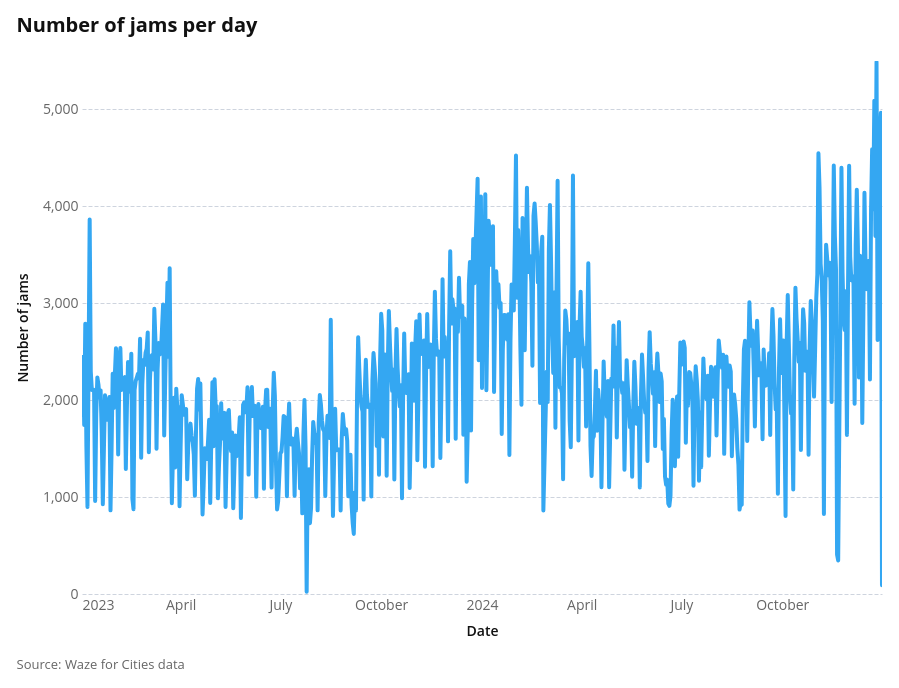
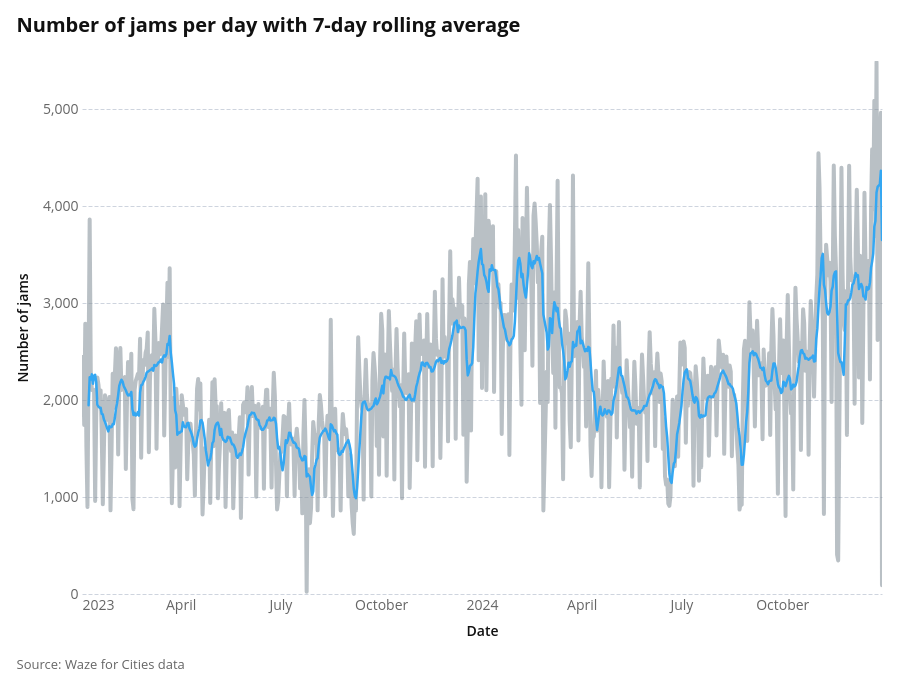
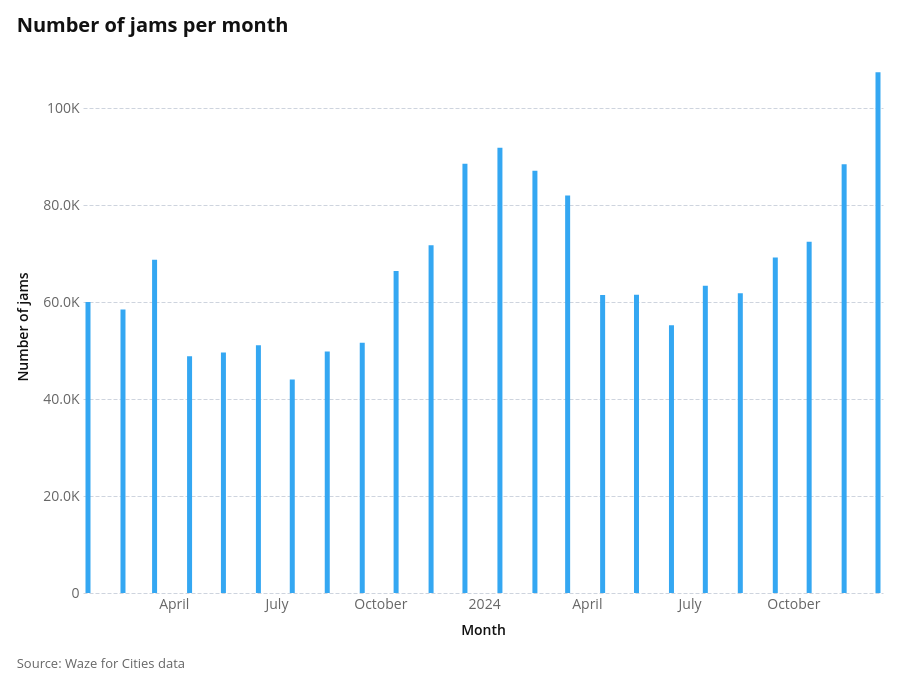
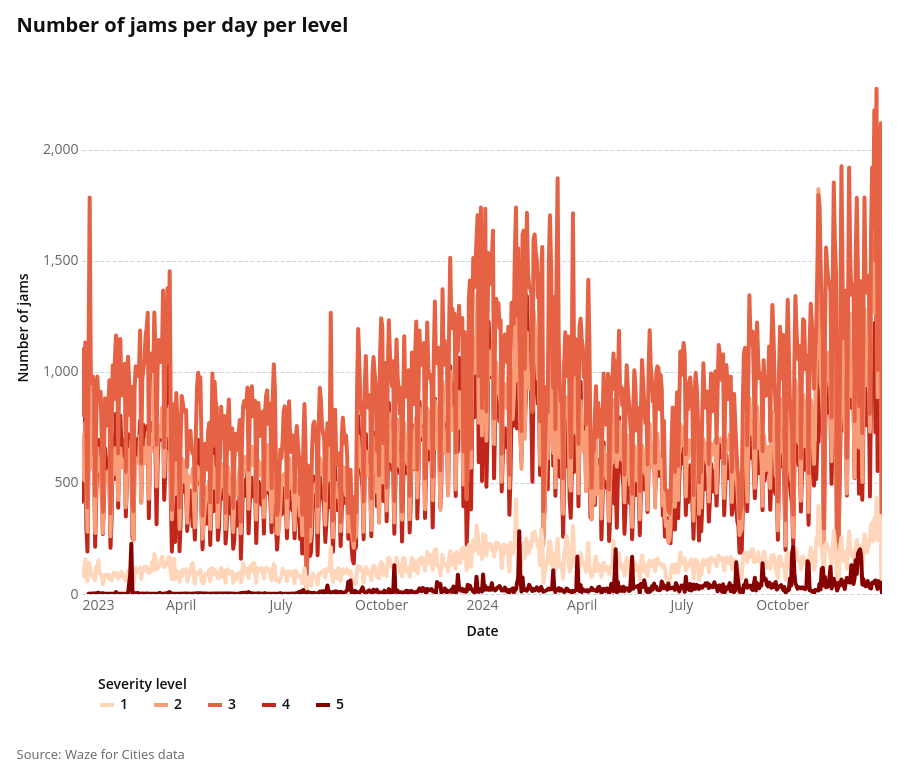

The notebook cell saved with these charts, in order:
### Code cell
reports.run_basic_report(df, "2023-01-01", "2024-12-31")

### Figure 1 — Vega-Lite specification as saved in the notebook (floating-point values rounded to 4 significant figures; data arrays with more than 128 entries replaced by an {"elided": "..."} marker saying what was removed)
{"config": {"background": "white", "padding": 16, "mark": {"tooltip": true}, "point": {"filled": true, "size": 60, "stroke": "white", "strokeWidth": 1}, "circle": {"filled": true, "stroke": "white", "strokeWidth": 1}, "square": {"filled": true, "stroke": "white", "strokeWidth": 1}, "line": {"strokeWidth": 4, "strokeCap": "round", "strokeJoin": "round"}, "bar": {"cornerRadiusEnd": 0}, "area": {"opacity": 0.7}, "arc": {"stroke": "white", "strokeWidth": 1}, "rect": {"stroke": "#8A969F", "strokeWidth": 0.5}, "geoshape": {"stroke": "#666666", "strokeWidth": 0.3, "strokeJoin": "round", "strokeCap": "round"}, "title": {"font": "Open Sans, sans-serif", "fontSize": 20, "fontWeight": 700, "lineHeight": 24, "color": "#111111", "anchor": "start", "offset": 24, "subtitleFont": "Open Sans, sans-serif", "subtitleFontSize": 16, "subtitleFontWeight": 400, "subtitleLineHeight": 19, "subtitleColor": "#666666", "subtitlePadding": 4}, "axis": {"domain": false, "grid": true, "gridColor": "#CED4DE", "gridDash": [4, 2], "gridWidth": 1, "labelFont": "Open Sans, sans-serif", "labelFontSize": 14, "labelFontWeight": 400, "labelColor": "#666666", "labelPadding": 4, "tickColor": "#CED4DE", "tickSize": 5, "tickCount": 5, "titleFont": "Open Sans, sans-serif", "titleFontSize": 14, "titleFontWeight": 600, "titleColor": "#111111", "titlePadding": 12}, "axisX": {"grid": false, "tickSize": 0, "labelAngle": 0}, "axisY": {"domain": false, "ticks": false, "gridColor": "#CED4DE", "gridDash": [4, 2], "gridWidth": 1}, "axisQuantitative": {"tickCount": 5}, "axisBand": {"labelPadding": 8, "tickSize": 0}, "axisTemporal": {"grid": false}, "legend": {"labelFont": "Open Sans, sans-serif", "labelFontSize": 14, "labelFontWeight": 600, "labelColor": "#111111", "titleFont": "Open Sans, sans-serif", "titleFontSize": 14, "titleFontWeight": 600, "titleColor": "#111111", "titlePadding": 4, "symbolSize": 196, "symbolStrokeWidth": 0, "padding": 16, "offset": 24, "columnPadding": 24, "orient": "bottom", "labelLimit": 200, "titleLimit": 200}, "view": {"stroke": null, "continuousWidth": 800, "continuousHeight": 533}, "range": {"category": ["#34A7F2", "#FF9800", "#664AB6", "#4EC2C0", "#F3578E", "#081079", "#0C7C68", "#AA0000", "#DDDA21"], "diverging": ["#920000", "#BD6126", "#E3A763", "#EFEFEF", "#80BDE7", "#3587C3", "#025288"], "heatmap": ["#E3F6FD", "#75CCEC", "#089BD4", "#0169A1", "#023B6F"], "ordinal": ["#E3F6FD", "#75CCEC", "#089BD4", "#0169A1", "#023B6F"], "ramp": ["#E3F6FD", "#75CCEC", "#089BD4", "#0169A1", "#023B6F"]}, "scale": {"bandPaddingInner": 0.2, "bandPaddingOuter": 0.1, "pointPadding": 0.5}, "header": {"labelFont": "Open Sans, sans-serif", "labelFontSize": 14, "labelFontWeight": 600, "labelColor": "#111111", "titleFont": "Open Sans, sans-serif", "titleFontSize": 16, "titleFontWeight": 600, "titleColor": "#111111"}, "concat": {"spacing": 20}, "facet": {"spacing": 20}, "selection": {"point": {"on": "click", "clear": "dblclick"}, "interval": {"mark": {"fill": "#0071BC", "fillOpacity": 0.15, "stroke": "#0071BC", "strokeWidth": 1}}}}, "vconcat": [{"layer": [{"mark": {"type": "line", "color": "#34A7F2"}, "encoding": {"x": {"field": "date", "title": "Date", "type": "temporal"}, "y": {"axis": {"labelExpr": "datum.value === 0 ? '0' : abs(datum.value) >= 1e9 ? (abs(datum.value/1e9) >= 100 ? '' + format(datum.value/1e9, ',.0f') + 'B' : abs(datum.value/1e9) >= 1 ? '' + format(datum.value/1e9, ',.1f') + 'B' : '' + format(datum.value/1e9, ',.2f') + 'B') : abs(datum.value) >= 1e6 ? (abs(datum.value/1e6) >= 100 ? '' + format(datum.value/1e6, ',.0f') + 'M' : abs(datum.value/1e6) >= 1 ? '' + format(datum.value/1e6, ',.1f') + 'M' : '' + format(datum.value/1e6, ',.2f') + 'M') : abs(datum.value) >= 1e4 ? (abs(datum.value/1e3) >= 100 ? '' + format(datum.value/1e3, ',.0f') + 'K' : abs(datum.value/1e3) >= 1 ? '' + format(datum.value/1e3, ',.1f') + 'K' : '' + format(datum.value/1e3, ',.2f') + 'K') : (abs(datum.value) >= 100 ? '' + format(datum.value, ',.0f') + '' : abs(datum.value) >= 1 ? '' + format(datum.value, ',.1f') + '' : '' + format(datum.value, ',.2f') + '')"}, "field": "uuid", "title": "Number of jams", "type": "quantitative"}}, "name": "view_31cb9c789505177b_0"}, {"mark": {"type": "rule", "color": "#8A969F", "strokeWidth": 0.5}, "encoding": {"opacity": {"condition": [{"param": "param_ee5dd68014745b8d", "value": 0.2, "empty": false}], "value": 0}, "tooltip": [{"field": "date", "title": "Date", "type": "temporal"}, {"field": "uuid", "format": ",.0f", "title": "Number of jams", "type": "quantitative"}], "x": {"field": "date", "title": "Date", "type": "temporal"}}, "name": "view_f8baed730a09400f_1"}], "title": "Number of jams per day"}], "data": {"name": "data-34129bab7be2d0c6382a8ca6b2f6814f"}, "params": [{"name": "param_ee5dd68014745b8d", "select": {"type": "point", "fields": ["date"], "nearest": true, "on": "pointerover"}, "views": ["view_f8baed730a09400f_1"]}, {"name": "param_1e9efca18e7a2868", "select": {"type": "interval", "encodings": ["x", "y"]}, "bind": "scales", "views": ["view_31cb9c789505177b_0"]}], "title": {"text": "Source: Waze for Cities data", "anchor": "start", "color": "#666666", "font": "Open Sans, sans-serif", "fontSize": 13, "fontWeight": 400, "lineHeight": 20, "offset": 21, "orient": "bottom"}, "$schema": "https://vega.github.io/schema/vega-lite/v6.4.1.json", "datasets": {"data-34129bab7be2d0c6382a8ca6b2f6814f": {"elided": "729 records"}}}

### Figure 2 — Vega-Lite specification as saved in the notebook (floating-point values rounded to 4 significant figures; data arrays with more than 128 entries replaced by an {"elided": "..."} marker saying what was removed)
{"config": {"background": "white", "padding": 16, "mark": {"tooltip": true}, "point": {"filled": true, "size": 60, "stroke": "white", "strokeWidth": 1}, "circle": {"filled": true, "stroke": "white", "strokeWidth": 1}, "square": {"filled": true, "stroke": "white", "strokeWidth": 1}, "line": {"strokeWidth": 4, "strokeCap": "round", "strokeJoin": "round"}, "bar": {"cornerRadiusEnd": 0}, "area": {"opacity": 0.7}, "arc": {"stroke": "white", "strokeWidth": 1}, "rect": {"stroke": "#8A969F", "strokeWidth": 0.5}, "geoshape": {"stroke": "#666666", "strokeWidth": 0.3, "strokeJoin": "round", "strokeCap": "round"}, "title": {"font": "Open Sans, sans-serif", "fontSize": 20, "fontWeight": 700, "lineHeight": 24, "color": "#111111", "anchor": "start", "offset": 24, "subtitleFont": "Open Sans, sans-serif", "subtitleFontSize": 16, "subtitleFontWeight": 400, "subtitleLineHeight": 19, "subtitleColor": "#666666", "subtitlePadding": 4}, "axis": {"domain": false, "grid": true, "gridColor": "#CED4DE", "gridDash": [4, 2], "gridWidth": 1, "labelFont": "Open Sans, sans-serif", "labelFontSize": 14, "labelFontWeight": 400, "labelColor": "#666666", "labelPadding": 4, "tickColor": "#CED4DE", "tickSize": 5, "tickCount": 5, "titleFont": "Open Sans, sans-serif", "titleFontSize": 14, "titleFontWeight": 600, "titleColor": "#111111", "titlePadding": 12}, "axisX": {"grid": false, "tickSize": 0, "labelAngle": 0}, "axisY": {"domain": false, "ticks": false, "gridColor": "#CED4DE", "gridDash": [4, 2], "gridWidth": 1}, "axisQuantitative": {"tickCount": 5}, "axisBand": {"labelPadding": 8, "tickSize": 0}, "axisTemporal": {"grid": false}, "legend": {"labelFont": "Open Sans, sans-serif", "labelFontSize": 14, "labelFontWeight": 600, "labelColor": "#111111", "titleFont": "Open Sans, sans-serif", "titleFontSize": 14, "titleFontWeight": 600, "titleColor": "#111111", "titlePadding": 4, "symbolSize": 196, "symbolStrokeWidth": 0, "padding": 16, "offset": 24, "columnPadding": 24, "orient": "bottom", "labelLimit": 200, "titleLimit": 200}, "view": {"stroke": null, "continuousWidth": 800, "continuousHeight": 533}, "range": {"category": ["#34A7F2", "#FF9800", "#664AB6", "#4EC2C0", "#F3578E", "#081079", "#0C7C68", "#AA0000", "#DDDA21"], "diverging": ["#920000", "#BD6126", "#E3A763", "#EFEFEF", "#80BDE7", "#3587C3", "#025288"], "heatmap": ["#E3F6FD", "#75CCEC", "#089BD4", "#0169A1", "#023B6F"], "ordinal": ["#E3F6FD", "#75CCEC", "#089BD4", "#0169A1", "#023B6F"], "ramp": ["#E3F6FD", "#75CCEC", "#089BD4", "#0169A1", "#023B6F"]}, "scale": {"bandPaddingInner": 0.2, "bandPaddingOuter": 0.1, "pointPadding": 0.5}, "header": {"labelFont": "Open Sans, sans-serif", "labelFontSize": 14, "labelFontWeight": 600, "labelColor": "#111111", "titleFont": "Open Sans, sans-serif", "titleFontSize": 16, "titleFontWeight": 600, "titleColor": "#111111"}, "concat": {"spacing": 20}, "facet": {"spacing": 20}, "selection": {"point": {"on": "click", "clear": "dblclick"}, "interval": {"mark": {"fill": "#0071BC", "fillOpacity": 0.15, "stroke": "#0071BC", "strokeWidth": 1}}}}, "vconcat": [{"layer": [{"mark": {"type": "line", "color": "#8A969F", "opacity": 0.6}, "encoding": {"x": {"field": "date", "title": "Date", "type": "temporal"}, "y": {"axis": {"labelExpr": "datum.value === 0 ? '0' : abs(datum.value) >= 1e9 ? (abs(datum.value/1e9) >= 100 ? '' + format(datum.value/1e9, ',.0f') + 'B' : abs(datum.value/1e9) >= 1 ? '' + format(datum.value/1e9, ',.1f') + 'B' : '' + format(datum.value/1e9, ',.2f') + 'B') : abs(datum.value) >= 1e6 ? (abs(datum.value/1e6) >= 100 ? '' + format(datum.value/1e6, ',.0f') + 'M' : abs(datum.value/1e6) >= 1 ? '' + format(datum.value/1e6, ',.1f') + 'M' : '' + format(datum.value/1e6, ',.2f') + 'M') : abs(datum.value) >= 1e4 ? (abs(datum.value/1e3) >= 100 ? '' + format(datum.value/1e3, ',.0f') + 'K' : abs(datum.value/1e3) >= 1 ? '' + format(datum.value/1e3, ',.1f') + 'K' : '' + format(datum.value/1e3, ',.2f') + 'K') : (abs(datum.value) >= 100 ? '' + format(datum.value, ',.0f') + '' : abs(datum.value) >= 1 ? '' + format(datum.value, ',.1f') + '' : '' + format(datum.value, ',.2f') + '')"}, "field": "uuid", "title": "Number of jams", "type": "quantitative"}}, "name": "view_481bac0b8f23b454_0"}, {"mark": {"type": "line", "color": "#34A7F2", "strokeWidth": 2.5}, "encoding": {"x": {"field": "date", "title": "Date", "type": "temporal"}, "y": {"axis": {"labelExpr": "datum.value === 0 ? '0' : abs(datum.value) >= 1e9 ? (abs(datum.value/1e9) >= 100 ? '' + format(datum.value/1e9, ',.0f') + 'B' : abs(datum.value/1e9) >= 1 ? '' + format(datum.value/1e9, ',.1f') + 'B' : '' + format(datum.value/1e9, ',.2f') + 'B') : abs(datum.value) >= 1e6 ? (abs(datum.value/1e6) >= 100 ? '' + format(datum.value/1e6, ',.0f') + 'M' : abs(datum.value/1e6) >= 1 ? '' + format(datum.value/1e6, ',.1f') + 'M' : '' + format(datum.value/1e6, ',.2f') + 'M') : abs(datum.value) >= 1e4 ? (abs(datum.value/1e3) >= 100 ? '' + format(datum.value/1e3, ',.0f') + 'K' : abs(datum.value/1e3) >= 1 ? '' + format(datum.value/1e3, ',.1f') + 'K' : '' + format(datum.value/1e3, ',.2f') + 'K') : (abs(datum.value) >= 100 ? '' + format(datum.value, ',.0f') + '' : abs(datum.value) >= 1 ? '' + format(datum.value, ',.1f') + '' : '' + format(datum.value, ',.2f') + '')"}, "field": "rolling_avg", "type": "quantitative"}}}, {"mark": {"type": "rule", "color": "#8A969F", "strokeWidth": 0.5}, "encoding": {"opacity": {"condition": [{"param": "param_ee5dd68014745b8d", "value": 0.2, "empty": false}], "value": 0}, "tooltip": [{"field": "date", "title": "Date", "type": "temporal"}, {"field": "uuid", "format": ",.0f", "title": "Daily", "type": "quantitative"}, {"field": "rolling_avg", "format": ",.1f", "title": "7-day avg", "type": "quantitative"}], "x": {"field": "date", "title": "Date", "type": "temporal"}}, "name": "view_1c89ddc8c6448b65_2"}], "title": "Number of jams per day with 7-day rolling average"}], "data": {"name": "data-071e2c7b039db4b9b5a22ec2c719e20e"}, "params": [{"name": "param_ee5dd68014745b8d", "select": {"type": "point", "fields": ["date"], "nearest": true, "on": "pointerover"}, "views": ["view_1c89ddc8c6448b65_2"]}, {"name": "param_1e9efca18e7a2868", "select": {"type": "interval", "encodings": ["x", "y"]}, "bind": "scales", "views": ["view_481bac0b8f23b454_0"]}], "title": {"text": "Source: Waze for Cities data", "anchor": "start", "color": "#666666", "font": "Open Sans, sans-serif", "fontSize": 13, "fontWeight": 400, "lineHeight": 20, "offset": 21, "orient": "bottom"}, "$schema": "https://vega.github.io/schema/vega-lite/v6.4.1.json", "datasets": {"data-071e2c7b039db4b9b5a22ec2c719e20e": {"elided": "729 records"}}}

### Figure 3 — Vega-Lite specification as saved in the notebook (floating-point values rounded to 4 significant figures)
{"config": {"background": "white", "padding": 16, "mark": {"tooltip": true}, "point": {"filled": true, "size": 60, "stroke": "white", "strokeWidth": 1}, "circle": {"filled": true, "stroke": "white", "strokeWidth": 1}, "square": {"filled": true, "stroke": "white", "strokeWidth": 1}, "line": {"strokeWidth": 4, "strokeCap": "round", "strokeJoin": "round"}, "bar": {"cornerRadiusEnd": 0}, "area": {"opacity": 0.7}, "arc": {"stroke": "white", "strokeWidth": 1}, "rect": {"stroke": "#8A969F", "strokeWidth": 0.5}, "geoshape": {"stroke": "#666666", "strokeWidth": 0.3, "strokeJoin": "round", "strokeCap": "round"}, "title": {"font": "Open Sans, sans-serif", "fontSize": 20, "fontWeight": 700, "lineHeight": 24, "color": "#111111", "anchor": "start", "offset": 24, "subtitleFont": "Open Sans, sans-serif", "subtitleFontSize": 16, "subtitleFontWeight": 400, "subtitleLineHeight": 19, "subtitleColor": "#666666", "subtitlePadding": 4}, "axis": {"domain": false, "grid": true, "gridColor": "#CED4DE", "gridDash": [4, 2], "gridWidth": 1, "labelFont": "Open Sans, sans-serif", "labelFontSize": 14, "labelFontWeight": 400, "labelColor": "#666666", "labelPadding": 4, "tickColor": "#CED4DE", "tickSize": 5, "tickCount": 5, "titleFont": "Open Sans, sans-serif", "titleFontSize": 14, "titleFontWeight": 600, "titleColor": "#111111", "titlePadding": 12}, "axisX": {"grid": false, "tickSize": 0, "labelAngle": 0}, "axisY": {"domain": false, "ticks": false, "gridColor": "#CED4DE", "gridDash": [4, 2], "gridWidth": 1}, "axisQuantitative": {"tickCount": 5}, "axisBand": {"labelPadding": 8, "tickSize": 0}, "axisTemporal": {"grid": false}, "legend": {"labelFont": "Open Sans, sans-serif", "labelFontSize": 14, "labelFontWeight": 600, "labelColor": "#111111", "titleFont": "Open Sans, sans-serif", "titleFontSize": 14, "titleFontWeight": 600, "titleColor": "#111111", "titlePadding": 4, "symbolSize": 196, "symbolStrokeWidth": 0, "padding": 16, "offset": 24, "columnPadding": 24, "orient": "bottom", "labelLimit": 200, "titleLimit": 200}, "view": {"stroke": null, "continuousWidth": 800, "continuousHeight": 533}, "range": {"category": ["#34A7F2", "#FF9800", "#664AB6", "#4EC2C0", "#F3578E", "#081079", "#0C7C68", "#AA0000", "#DDDA21"], "diverging": ["#920000", "#BD6126", "#E3A763", "#EFEFEF", "#80BDE7", "#3587C3", "#025288"], "heatmap": ["#E3F6FD", "#75CCEC", "#089BD4", "#0169A1", "#023B6F"], "ordinal": ["#E3F6FD", "#75CCEC", "#089BD4", "#0169A1", "#023B6F"], "ramp": ["#E3F6FD", "#75CCEC", "#089BD4", "#0169A1", "#023B6F"]}, "scale": {"bandPaddingInner": 0.2, "bandPaddingOuter": 0.1, "pointPadding": 0.5}, "header": {"labelFont": "Open Sans, sans-serif", "labelFontSize": 14, "labelFontWeight": 600, "labelColor": "#111111", "titleFont": "Open Sans, sans-serif", "titleFontSize": 16, "titleFontWeight": 600, "titleColor": "#111111"}, "concat": {"spacing": 20}, "facet": {"spacing": 20}, "selection": {"point": {"on": "click", "clear": "dblclick"}, "interval": {"mark": {"fill": "#0071BC", "fillOpacity": 0.15, "stroke": "#0071BC", "strokeWidth": 1}}}}, "vconcat": [{"mark": {"type": "bar", "color": "#34A7F2"}, "encoding": {"tooltip": [{"field": "month_with_year", "format": "%b %Y", "title": "Month", "type": "temporal"}, {"field": "uuid", "format": ",.2f", "title": "Jams", "type": "quantitative"}], "x": {"field": "month_with_year", "title": "Month", "type": "temporal"}, "y": {"axis": {"labelExpr": "datum.value === 0 ? '0' : abs(datum.value) >= 1e9 ? (abs(datum.value/1e9) >= 100 ? '' + format(datum.value/1e9, ',.0f') + 'B' : abs(datum.value/1e9) >= 1 ? '' + format(datum.value/1e9, ',.1f') + 'B' : '' + format(datum.value/1e9, ',.2f') + 'B') : abs(datum.value) >= 1e6 ? (abs(datum.value/1e6) >= 100 ? '' + format(datum.value/1e6, ',.0f') + 'M' : abs(datum.value/1e6) >= 1 ? '' + format(datum.value/1e6, ',.1f') + 'M' : '' + format(datum.value/1e6, ',.2f') + 'M') : abs(datum.value) >= 1e4 ? (abs(datum.value/1e3) >= 100 ? '' + format(datum.value/1e3, ',.0f') + 'K' : abs(datum.value/1e3) >= 1 ? '' + format(datum.value/1e3, ',.1f') + 'K' : '' + format(datum.value/1e3, ',.2f') + 'K') : (abs(datum.value) >= 100 ? '' + format(datum.value, ',.0f') + '' : abs(datum.value) >= 1 ? '' + format(datum.value, ',.1f') + '' : '' + format(datum.value, ',.2f') + '')"}, "field": "uuid", "title": "Number of jams", "type": "quantitative"}}, "name": "view_036520fc2a42ba05_0", "title": "Number of jams per month"}], "data": {"name": "data-4c916c8fb2aae9a86674a44f3850215c"}, "params": [{"name": "param_1e9efca18e7a2868", "select": {"type": "interval", "encodings": ["x", "y"]}, "bind": "scales", "views": ["view_036520fc2a42ba05_0"]}], "title": {"text": "Source: Waze for Cities data", "anchor": "start", "color": "#666666", "font": "Open Sans, sans-serif", "fontSize": 13, "fontWeight": 400, "lineHeight": 20, "offset": 21, "orient": "bottom"}, "$schema": "https://vega.github.io/schema/vega-lite/v6.4.1.json", "datasets": {"data-4c916c8fb2aae9a86674a44f3850215c": [{"year": 2023, "month": 1, "uuid": 60063, "month_with_year": "2023-01-15T00:00:00"}, {"year": 2023, "month": 2, "uuid": 58529, "month_with_year": "2023-02-15T00:00:00"}, {"year": 2024, "month": 9, "uuid": 69245, "month_with_year": "2024-09-15T00:00:00"}, {"year": 2023, "month": 8, "uuid": 49863, "month_with_year": "2023-08-15T00:00:00"}, {"year": 2024, "month": 11, "uuid": 88465, "month_with_year": "2024-11-15T00:00:00"}, {"year": 2023, "month": 10, "uuid": 66445, "month_with_year": "2023-10-15T00:00:00"}, {"year": 2024, "month": 4, "uuid": 61484, "month_with_year": "2024-04-15T00:00:00"}, {"year": 2024, "month": 7, "uuid": 63387, "month_with_year": "2024-07-15T00:00:00"}, {"year": 2024, "month": 2, "uuid": 87143, "month_with_year": "2024-02-15T00:00:00"}, {"year": 2024, "month": 10, "uuid": 72509, "month_with_year": "2024-10-15T00:00:00"}, {"year": 2023, "month": 5, "uuid": 49642, "month_with_year": "2023-05-15T00:00:00"}, {"year": 2023, "month": 11, "uuid": 71752, "month_with_year": "2023-11-15T00:00:00"}, {"year": 2024, "month": 12, "uuid": 107454, "month_with_year": "2024-12-15T00:00:00"}, {"year": 2023, "month": 4, "uuid": 48845, "month_with_year": "2023-04-15T00:00:00"}, {"year": 2023, "month": 6, "uuid": 51127, "month_with_year": "2023-06-15T00:00:00"}, {"year": 2023, "month": 9, "uuid": 51664, "month_with_year": "2023-09-15T00:00:00"}, {"year": 2024, "month": 5, "uuid": 61533, "month_with_year": "2024-05-15T00:00:00"}, {"year": 2024, "month": 3, "uuid": 82022, "month_with_year": "2024-03-15T00:00:00"}, {"year": 2024, "month": 1, "uuid": 91892, "month_with_year": "2024-01-15T00:00:00"}, {"year": 2023, "month": 12, "uuid": 88579, "month_with_year": "2023-12-15T00:00:00"}, {"year": 2024, "month": 8, "uuid": 61851, "month_with_year": "2024-08-15T00:00:00"}, {"year": 2024, "month": 6, "uuid": 55250, "month_with_year": "2024-06-15T00:00:00"}, {"year": 2023, "month": 3, "uuid": 68785, "month_with_year": "2023-03-15T00:00:00"}, {"year": 2023, "month": 7, "uuid": 44050, "month_with_year": "2023-07-15T00:00:00"}]}}

### Figure 4 — Vega-Lite specification as saved in the notebook (floating-point values rounded to 4 significant figures; data arrays with more than 128 entries replaced by an {"elided": "..."} marker saying what was removed)
{"config": {"background": "white", "padding": 16, "mark": {"tooltip": true}, "point": {"filled": true, "size": 60, "stroke": "white", "strokeWidth": 1}, "circle": {"filled": true, "stroke": "white", "strokeWidth": 1}, "square": {"filled": true, "stroke": "white", "strokeWidth": 1}, "line": {"strokeWidth": 4, "strokeCap": "round", "strokeJoin": "round"}, "bar": {"cornerRadiusEnd": 0}, "area": {"opacity": 0.7}, "arc": {"stroke": "white", "strokeWidth": 1}, "rect": {"stroke": "#8A969F", "strokeWidth": 0.5}, "geoshape": {"stroke": "#666666", "strokeWidth": 0.3, "strokeJoin": "round", "strokeCap": "round"}, "title": {"font": "Open Sans, sans-serif", "fontSize": 20, "fontWeight": 700, "lineHeight": 24, "color": "#111111", "anchor": "start", "offset": 24, "subtitleFont": "Open Sans, sans-serif", "subtitleFontSize": 16, "subtitleFontWeight": 400, "subtitleLineHeight": 19, "subtitleColor": "#666666", "subtitlePadding": 4}, "axis": {"domain": false, "grid": true, "gridColor": "#CED4DE", "gridDash": [4, 2], "gridWidth": 1, "labelFont": "Open Sans, sans-serif", "labelFontSize": 14, "labelFontWeight": 400, "labelColor": "#666666", "labelPadding": 4, "tickColor": "#CED4DE", "tickSize": 5, "tickCount": 5, "titleFont": "Open Sans, sans-serif", "titleFontSize": 14, "titleFontWeight": 600, "titleColor": "#111111", "titlePadding": 12}, "axisX": {"grid": false, "tickSize": 0, "labelAngle": 0}, "axisY": {"domain": false, "ticks": false, "gridColor": "#CED4DE", "gridDash": [4, 2], "gridWidth": 1}, "axisQuantitative": {"tickCount": 5}, "axisBand": {"labelPadding": 8, "tickSize": 0}, "axisTemporal": {"grid": false}, "legend": {"labelFont": "Open Sans, sans-serif", "labelFontSize": 14, "labelFontWeight": 600, "labelColor": "#111111", "titleFont": "Open Sans, sans-serif", "titleFontSize": 14, "titleFontWeight": 600, "titleColor": "#111111", "titlePadding": 4, "symbolSize": 196, "symbolStrokeWidth": 0, "padding": 16, "offset": 24, "columnPadding": 24, "orient": "bottom", "labelLimit": 200, "titleLimit": 200}, "view": {"stroke": null, "continuousWidth": 800, "continuousHeight": 533}, "range": {"category": ["#34A7F2", "#FF9800", "#664AB6", "#4EC2C0", "#F3578E", "#081079", "#0C7C68", "#AA0000", "#DDDA21"], "diverging": ["#920000", "#BD6126", "#E3A763", "#EFEFEF", "#80BDE7", "#3587C3", "#025288"], "heatmap": ["#E3F6FD", "#75CCEC", "#089BD4", "#0169A1", "#023B6F"], "ordinal": ["#E3F6FD", "#75CCEC", "#089BD4", "#0169A1", "#023B6F"], "ramp": ["#E3F6FD", "#75CCEC", "#089BD4", "#0169A1", "#023B6F"]}, "scale": {"bandPaddingInner": 0.2, "bandPaddingOuter": 0.1, "pointPadding": 0.5}, "header": {"labelFont": "Open Sans, sans-serif", "labelFontSize": 14, "labelFontWeight": 600, "labelColor": "#111111", "titleFont": "Open Sans, sans-serif", "titleFontSize": 16, "titleFontWeight": 600, "titleColor": "#111111"}, "concat": {"spacing": 20}, "facet": {"spacing": 20}, "selection": {"point": {"on": "click", "clear": "dblclick"}, "interval": {"mark": {"fill": "#0071BC", "fillOpacity": 0.15, "stroke": "#0071BC", "strokeWidth": 1}}}}, "vconcat": [{"layer": [{"data": {"name": "data-ee12888edcdfe8b9f6136b745f85e807"}, "mark": {"type": "line", "color": "#8A969F"}, "encoding": {"detail": {"field": "level_str", "type": "nominal"}, "opacity": {"value": 0.15}, "x": {"field": "date", "title": "Date", "type": "temporal"}, "y": {"axis": {"labelExpr": "datum.value === 0 ? '0' : abs(datum.value) >= 1e9 ? (abs(datum.value/1e9) >= 100 ? '' + format(datum.value/1e9, ',.0f') + 'B' : abs(datum.value/1e9) >= 1 ? '' + format(datum.value/1e9, ',.1f') + 'B' : '' + format(datum.value/1e9, ',.2f') + 'B') : abs(datum.value) >= 1e6 ? (abs(datum.value/1e6) >= 100 ? '' + format(datum.value/1e6, ',.0f') + 'M' : abs(datum.value/1e6) >= 1 ? '' + format(datum.value/1e6, ',.1f') + 'M' : '' + format(datum.value/1e6, ',.2f') + 'M') : abs(datum.value) >= 1e4 ? (abs(datum.value/1e3) >= 100 ? '' + format(datum.value/1e3, ',.0f') + 'K' : abs(datum.value/1e3) >= 1 ? '' + format(datum.value/1e3, ',.1f') + 'K' : '' + format(datum.value/1e3, ',.2f') + 'K') : (abs(datum.value) >= 100 ? '' + format(datum.value, ',.0f') + '' : abs(datum.value) >= 1 ? '' + format(datum.value, ',.1f') + '' : '' + format(datum.value, ',.2f') + '')"}, "field": "uuid", "title": "Number of jams", "type": "quantitative"}}, "name": "view_0bf26ad0ab68b823_0", "transform": [{"filter": "!(severity == 'All' || datum.level_str == severity)"}]}, {"data": {"name": "data-ee12888edcdfe8b9f6136b745f85e807"}, "mark": {"type": "line"}, "encoding": {"color": {"field": "level_str", "scale": {"domain": ["1", "2", "3", "4", "5"], "range": ["#FFD6B9", "#F99C78", "#E56245", "#C1261A", "#870000"]}, "title": "Severity level", "type": "nominal"}, "detail": {"field": "level_str", "type": "nominal"}, "x": {"field": "date", "title": "Date", "type": "temporal"}, "y": {"axis": {"labelExpr": "datum.value === 0 ? '0' : abs(datum.value) >= 1e9 ? (abs(datum.value/1e9) >= 100 ? '' + format(datum.value/1e9, ',.0f') + 'B' : abs(datum.value/1e9) >= 1 ? '' + format(datum.value/1e9, ',.1f') + 'B' : '' + format(datum.value/1e9, ',.2f') + 'B') : abs(datum.value) >= 1e6 ? (abs(datum.value/1e6) >= 100 ? '' + format(datum.value/1e6, ',.0f') + 'M' : abs(datum.value/1e6) >= 1 ? '' + format(datum.value/1e6, ',.1f') + 'M' : '' + format(datum.value/1e6, ',.2f') + 'M') : abs(datum.value) >= 1e4 ? (abs(datum.value/1e3) >= 100 ? '' + format(datum.value/1e3, ',.0f') + 'K' : abs(datum.value/1e3) >= 1 ? '' + format(datum.value/1e3, ',.1f') + 'K' : '' + format(datum.value/1e3, ',.2f') + 'K') : (abs(datum.value) >= 100 ? '' + format(datum.value, ',.0f') + '' : abs(datum.value) >= 1 ? '' + format(datum.value, ',.1f') + '' : '' + format(datum.value, ',.2f') + '')"}, "field": "uuid", "title": "Number of jams", "type": "quantitative"}}, "transform": [{"filter": "severity == 'All' || datum.level_str == severity"}]}, {"data": {"name": "data-5b1455d9ff12907368a5b3afb15c14cf"}, "mark": {"type": "rule", "color": "#8A969F", "strokeWidth": 0.5}, "encoding": {"opacity": {"condition": [{"param": "param_ee5dd68014745b8d", "value": 0.3, "empty": false}], "value": 0}, "tooltip": [{"field": "date", "title": "Date", "type": "temporal"}, {"field": "1", "format": ",.0f", "title": "Level 1", "type": "quantitative"}, {"field": "2", "format": ",.0f", "title": "Level 2", "type": "quantitative"}, {"field": "3", "format": ",.0f", "title": "Level 3", "type": "quantitative"}, {"field": "4", "format": ",.0f", "title": "Level 4", "type": "quantitative"}, {"field": "5", "format": ",.0f", "title": "Level 5", "type": "quantitative"}], "x": {"field": "date", "type": "temporal"}}, "name": "view_c8713adddf93cc03_2"}], "title": "Number of jams per day per level"}], "params": [{"name": "param_ee5dd68014745b8d", "select": {"type": "point", "fields": ["date"], "nearest": true, "on": "pointerover"}, "views": ["view_c8713adddf93cc03_2"]}, {"name": "severity", "bind": {"input": "select", "options": ["All", "1", "2", "3", "4", "5"], "name": "Severity level: "}, "value": "All"}, {"name": "param_1e9efca18e7a2868", "select": {"type": "interval", "encodings": ["x", "y"]}, "bind": "scales", "views": ["view_0bf26ad0ab68b823_0"]}], "title": {"text": "Source: Waze for Cities data", "anchor": "start", "color": "#666666", "font": "Open Sans, sans-serif", "fontSize": 13, "fontWeight": 400, "lineHeight": 20, "offset": 21, "orient": "bottom"}, "$schema": "https://vega.github.io/schema/vega-lite/v6.4.1.json", "datasets": {"data-ee12888edcdfe8b9f6136b745f85e807": {"elided": "3550 records"}, "data-5b1455d9ff12907368a5b3afb15c14cf": {"elided": "729 records"}}}
